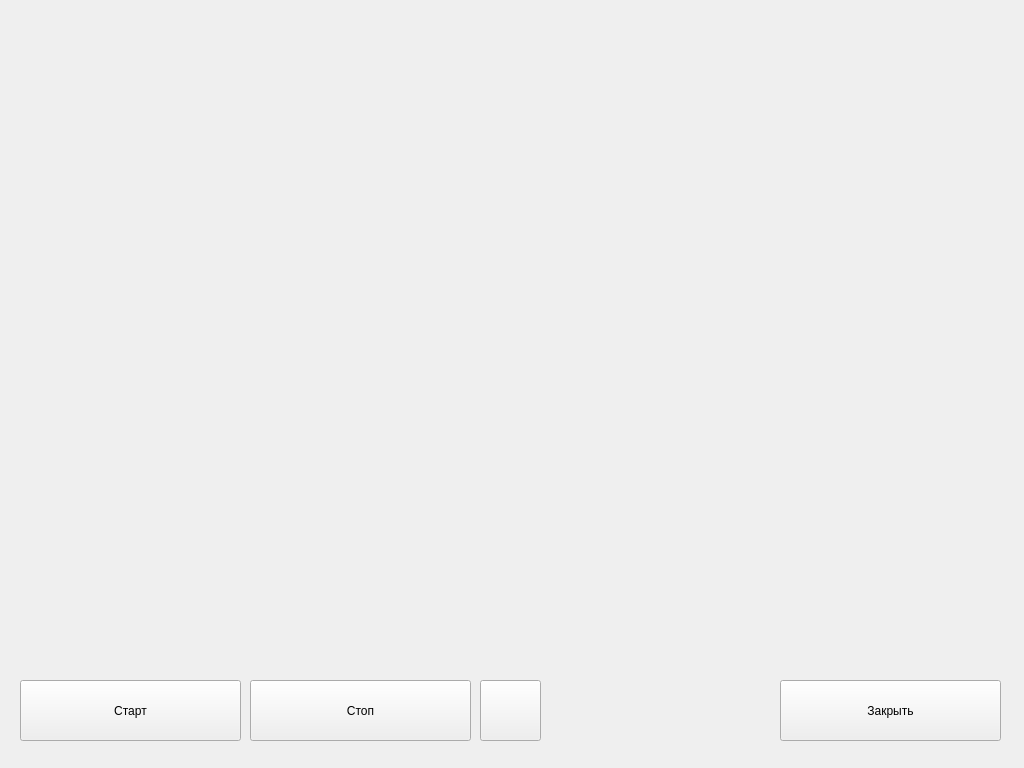
<?xml version="1.0" encoding="UTF-8"?>
<ui version="4.0">
 <class>Game2</class>
 <widget class="QMainWindow" name="Game2">
  <property name="windowModality">
   <enum>Qt::ApplicationModal</enum>
  </property>
  <property name="geometry">
   <rect>
    <x>0</x>
    <y>0</y>
    <width>1024</width>
    <height>768</height>
   </rect>
  </property>
  <property name="windowTitle">
   <string>Определение уровня работоспобности</string>
  </property>
  <widget class="QWidget" name="centralwidget">
   <widget class="QPushButton" name="pushButtonClose">
    <property name="geometry">
     <rect>
      <x>780</x>
      <y>680</y>
      <width>221</width>
      <height>61</height>
     </rect>
    </property>
    <property name="text">
     <string>Закрыть</string>
    </property>
   </widget>
   <widget class="QPushButton" name="pushButtonStop">
    <property name="geometry">
     <rect>
      <x>250</x>
      <y>680</y>
      <width>221</width>
      <height>61</height>
     </rect>
    </property>
    <property name="text">
     <string>Стоп</string>
    </property>
   </widget>
   <widget class="QPushButton" name="pushButtonStart">
    <property name="geometry">
     <rect>
      <x>20</x>
      <y>680</y>
      <width>221</width>
      <height>61</height>
     </rect>
    </property>
    <property name="text">
     <string>Старт</string>
    </property>
   </widget>
   <widget class="QPushButton" name="pushButtonInfo">
    <property name="geometry">
     <rect>
      <x>480</x>
      <y>680</y>
      <width>61</width>
      <height>61</height>
     </rect>
    </property>
    <property name="text">
     <string/>
    </property>
    <property name="icon">
     <iconset resource="../../source.qrc">
      <normaloff>:/source/source/img/button/info.png</normaloff>:/source/source/img/button/info.png</iconset>
    </property>
    <property name="iconSize">
     <size>
      <width>40</width>
      <height>40</height>
     </size>
    </property>
   </widget>
  </widget>
 </widget>
 <resources>
  <include location="../../source.qrc"/>
 </resources>
 <connections/>
</ui>
